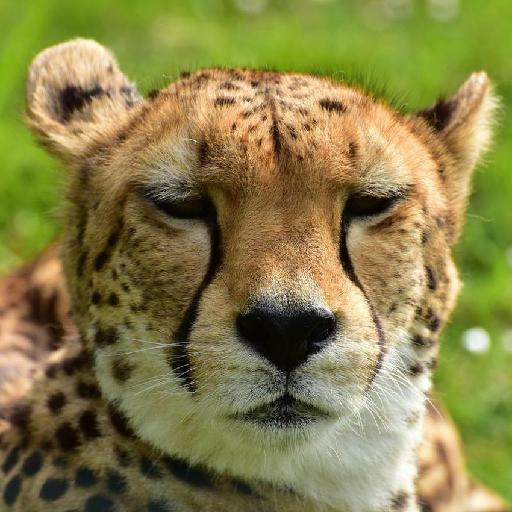
#> input picture mysite/cbir/img/10.jpg, 512 x 512 px, found by its file name; its folder holds 4 pictures in this run
$ python TestingColour.py
#> lines starting #> are read from the running program, lines starting #| are printed output that depends on the picture
### CBIR/CBIR_Colour.py
import numpy as np

def max(a, b):
    return np.maximum(a, b)

def min(a, b):
    return np.minimum(a, b)

def rgb_to_hsv(img):
    img = img / 255.0
    r, g, b = img[:, :, 0], img[:, :, 1], img[:, :, 2]

    cmax = np.maximum(np.maximum(r, g), b)
    cmin = np.minimum(np.minimum(r, g), b)
    delta = cmax - cmin

    h = np.zeros_like(r)
    mask = (delta != 0)
    h[mask & (cmax == r)] = ((g[mask & (cmax == r)] - b[mask & (cmax == r)]) / delta[mask & (cmax == r)] % 6) / 6
    h[mask & (cmax == g)] = ((b[mask & (cmax == g)] - r[mask & (cmax == g)]) / delta[mask & (cmax == g)] + 2) / 6
    h[mask & (cmax == b)] = ((r[mask & (cmax == b)] - g[mask & (cmax == b)]) / delta[mask & (cmax == b)] + 4) / 6
    h[~mask] = 0  # Kondisi jika delta delta = 0

    s = np.zeros_like(r)
    s[cmax == 0] = 0  # Kondisi jika cmax = 0
    s[cmax != 0] = delta[cmax != 0] / cmax[cmax != 0]

    v = cmax

    hsv_matrix = []
    for i in range(h.shape[0]):
        row = []
        for j in range(h.shape[1]):
            row.append({'h': h[i, j], 's': s[i, j], 'v': v[i, j]})
        hsv_matrix.append(row)

    return hsv_matrix

# [69 lines left out: functions display_matrix, compare, average_hsv_block, compute_histogram, cosine_similarity_block, not called in this run]

### CBIR/TestingColour.py
import os
import cv2
import concurrent.futures
import time
from CBIR_Colour import rgb_to_hsv
from CBIR_Colour import cosine_similarity_block

start = time.time()

def read_image(img_path):
#> called with img_path = 'CBIR/mysite/cbir/img/10.jpg'
    img = cv2.imread(img_path)
#> img is the input picture: shape (512, 512, 3); mean B, G, R 73.1, 128.3, 135.1
    return img

def read_images_from_folder_parallel(folder_path):
    images = []
    img_paths = [os.path.join(folder_path, filename) for filename in os.listdir(folder_path)
                 if filename.endswith(('.jpg', '.jpeg', '.png'))]

    with concurrent.futures.ThreadPoolExecutor() as executor:
        images = list(executor.map(read_image, img_paths))
#> call 2 of read_image, with img_path = 'CBIR/mysite/cbir/img/100.jpg'
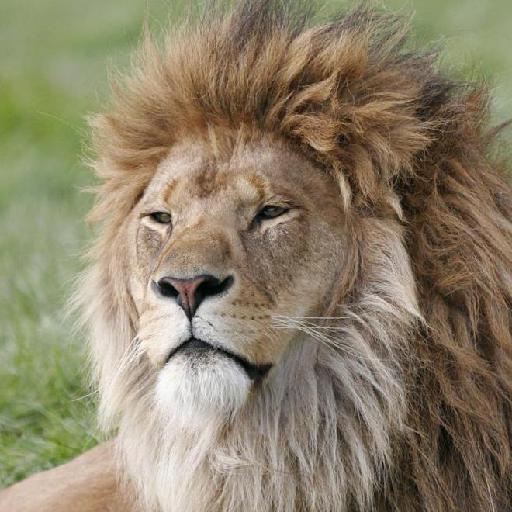
#> input picture mysite/cbir/img/100.jpg, 512 x 512 px, found by its file name
#> in read_image, img is the input picture: shape (512, 512, 3); mean B, G, R 105.7, 129.7, 140.6
#> call 3 of read_image, with img_path = 'CBIR/mysite/cbir/img/kucing1.jpg'
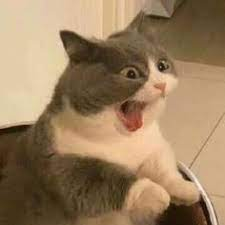
#> input picture mysite/cbir/img/kucing1.jpg, 225 x 225 px, found by its file name
#> in read_image, img is the input picture: shape (225, 225, 3); mean B, G, R 94.3, 126.1, 153
#> call 4 of read_image, with img_path = 'CBIR/mysite/cbir/img/kucing2.jpg'
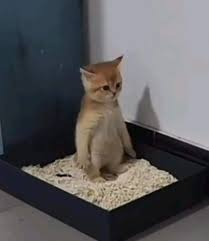
#> input picture mysite/cbir/img/kucing2.jpg, 209 x 241 px, found by its file name
#> in read_image, img is the input picture: shape (241, 209, 3); mean B, G, R 90.5, 88.5, 89.7
#> images = 4 items

    return (img_paths, images)

def sort_path_cos(paths, images):
        print(paths)
#| ['CBIR/mysite/cbir/img/10.jpg', 'CBIR/mysite/cbir/img/100.jpg', 'CBIR/mysite/cbir/img/kucing1.jpg', 'CBIR/mysite/cbir/img/kucing2.jpg']
        v = []
        for image in images:
            processed_image = rgb_to_hsv(image)
            v.append(processed_image)
#> this loop made 4 passes
#> pass 1, in rgb_to_hsv, `r, g, b = img[:, :, 0], img[:, :, 1], img[:, :, 2]`:
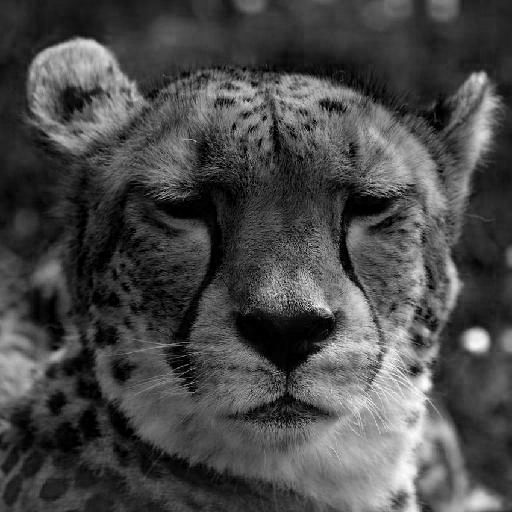
#> r: shape (512, 512) float64; min 0, max 1, mean 0.287
#> pass 1, in rgb_to_hsv, `r, g, b = img[:, :, 0], img[:, :, 1], img[:, :, 2]`:
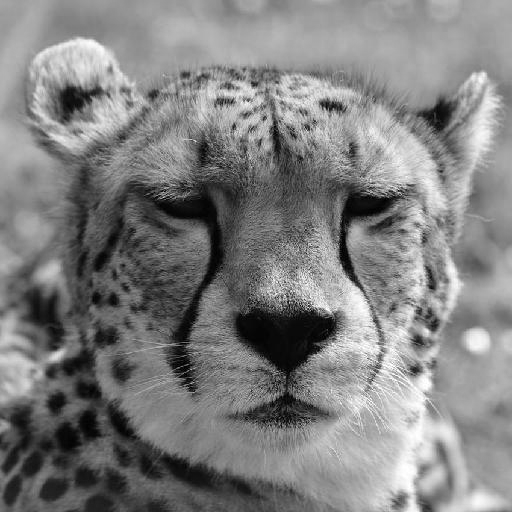
#> g: shape (512, 512) float64; min 0, max 1, mean 0.503
#> pass 1, in rgb_to_hsv, `r, g, b = img[:, :, 0], img[:, :, 1], img[:, :, 2]`:
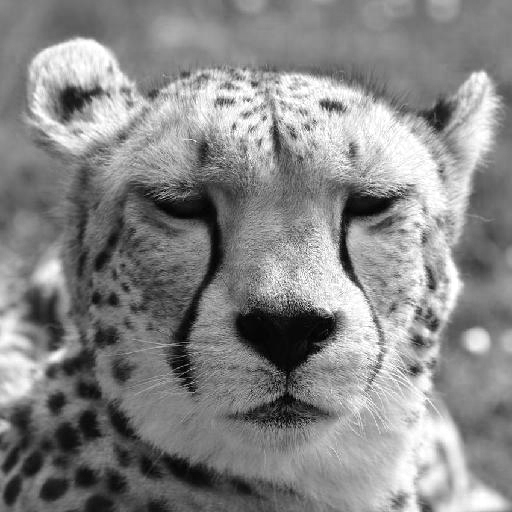
#> b: shape (512, 512) float64; min 0, max 1, mean 0.53
#> after the loop, v = 4 items
        print(v)
#> (printed output is left out)

        cos = []
        path_cos = []
        for i in range(0, len(v)):
            cos.append(cosine_similarity_block(v[20], v[i], 10, 4)*100)
            path_cos.append([paths[i], cos[i]])
#> this loop made 1 pass
#> after the loop, cos = []; path_cos = []

        #urut sesuai similarity terbesar
        path_cos.sort(key=lambda x: x[1], reverse=True)
        path_sort = [item[0] for item in path_cos]
        cos_sort = [item[1] for item in path_cos]

        return path_sort, cos_sort

if __name__ == "__main__":
    folder_path = os.path.abspath("mysite/cbir/img")

    if os.path.exists(folder_path):
        paths, images = read_images_from_folder_parallel(folder_path)

#> (the run stopped early here; a loop or call above may not have finished)
